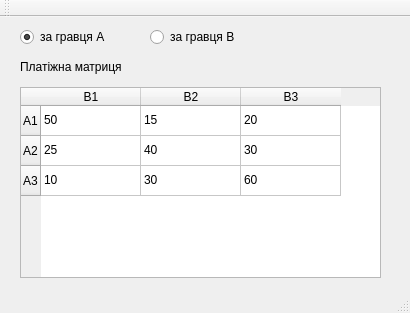
<?xml version="1.0" encoding="UTF-8"?>
<ui version="4.0">
 <class>MainWindow</class>
 <widget class="QMainWindow" name="MainWindow">
  <property name="geometry">
   <rect>
    <x>0</x>
    <y>0</y>
    <width>410</width>
    <height>313</height>
   </rect>
  </property>
  <property name="windowTitle">
   <string>Matrix Game</string>
  </property>
  <widget class="QWidget" name="centralWidget">
   <widget class="QTableWidget" name="tableWidget">
    <property name="geometry">
     <rect>
      <x>20</x>
      <y>70</y>
      <width>361</width>
      <height>191</height>
     </rect>
    </property>
    <row>
     <property name="text">
      <string>A1</string>
     </property>
    </row>
    <row>
     <property name="text">
      <string>A2</string>
     </property>
    </row>
    <row>
     <property name="text">
      <string>A3</string>
     </property>
    </row>
    <column>
     <property name="text">
      <string>B1</string>
     </property>
    </column>
    <column>
     <property name="text">
      <string>B2</string>
     </property>
    </column>
    <column>
     <property name="text">
      <string>B3</string>
     </property>
    </column>
    <item row="0" column="0">
     <property name="text">
      <string>50</string>
     </property>
    </item>
    <item row="0" column="1">
     <property name="text">
      <string>15</string>
     </property>
    </item>
    <item row="0" column="2">
     <property name="text">
      <string>20</string>
     </property>
    </item>
    <item row="1" column="0">
     <property name="text">
      <string>25</string>
     </property>
    </item>
    <item row="1" column="1">
     <property name="text">
      <string>40</string>
     </property>
    </item>
    <item row="1" column="2">
     <property name="text">
      <string>30</string>
     </property>
    </item>
    <item row="2" column="0">
     <property name="text">
      <string>10</string>
     </property>
    </item>
    <item row="2" column="1">
     <property name="text">
      <string>30</string>
     </property>
    </item>
    <item row="2" column="2">
     <property name="text">
      <string>60</string>
     </property>
    </item>
   </widget>
   <widget class="QLabel" name="label">
    <property name="geometry">
     <rect>
      <x>20</x>
      <y>40</y>
      <width>351</width>
      <height>20</height>
     </rect>
    </property>
    <property name="text">
     <string>Платіжна матриця</string>
    </property>
   </widget>
   <widget class="QRadioButton" name="radioButton">
    <property name="geometry">
     <rect>
      <x>20</x>
      <y>10</y>
      <width>104</width>
      <height>20</height>
     </rect>
    </property>
    <property name="text">
     <string>за гравця А</string>
    </property>
    <property name="checked">
     <bool>true</bool>
    </property>
   </widget>
   <widget class="QRadioButton" name="radioButton_2">
    <property name="geometry">
     <rect>
      <x>150</x>
      <y>10</y>
      <width>104</width>
      <height>20</height>
     </rect>
    </property>
    <property name="text">
     <string>за гравця B</string>
    </property>
   </widget>
  </widget>
  <widget class="QMenuBar" name="menuBar">
   <property name="geometry">
    <rect>
     <x>0</x>
     <y>0</y>
     <width>0</width>
     <height>0</height>
    </rect>
   </property>
  </widget>
  <widget class="QToolBar" name="mainToolBar">
   <attribute name="toolBarArea">
    <enum>TopToolBarArea</enum>
   </attribute>
   <attribute name="toolBarBreak">
    <bool>false</bool>
   </attribute>
  </widget>
  <widget class="QStatusBar" name="statusBar"/>
 </widget>
 <layoutdefault spacing="6" margin="11"/>
 <resources/>
 <connections/>
</ui>
